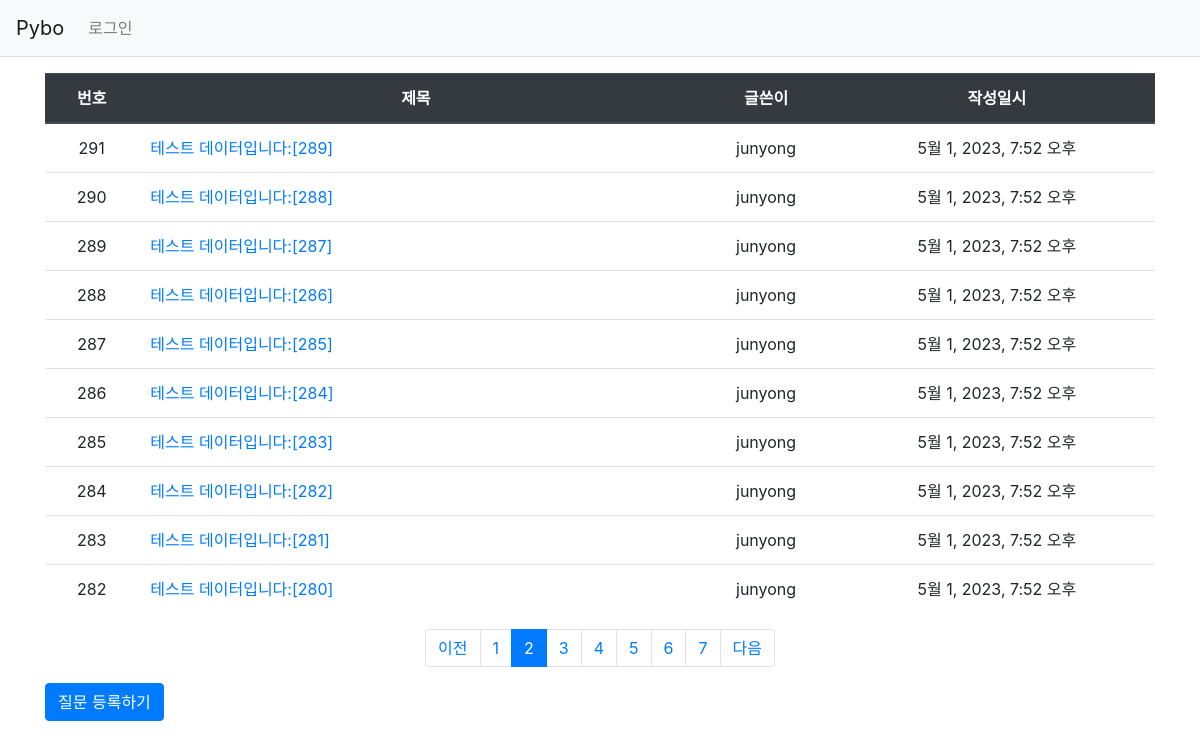
Page /pybo/?page=2 on the committed database.
### pybo/models.py (models this page shows, shortened)
class Question(models.Model):
    author = models.ForeignKey(User, on_delete=models.CASCADE, related_name='author_question')
    subject = models.CharField(max_length=200)
    content = models.TextField()
    create_date = models.DateTimeField()
    modify_date = models.DateTimeField(null=True, blank=True)
    voter = models.ManyToManyField(User, related_name='voter_question')

### pybo/views.py (the view)
# urls.py: path('', views.index, name='index'),  # '/' 에 해당되는 path
def index(request):
    page = request.GET.get('page', '1')  # 페이지
    question_list = Question.objects.order_by('-create_date')
    paginator = Paginator(question_list, 10)  # 페이지당 10개씩 보여주기
    page_obj = paginator.get_page(page)
    context = {'question_list': page_obj}
    return render(request, 'pybo/question_list.html', context)

### pybo/templatetags/pybo_filter.py (called while the page is built)
@register.filter
def sub(value, arg):
    return value - arg

### templates/pybo/question_list.html (shortened to what this page needs)
{% extends 'base.html' %}
{% load pybo_filter %}
{% block content %}
<div class="container my-3">
    <table class="table">
        <thead>
        <tr class="text-center thead-dark">
            <th>번호</th>
            <th style="width:50%">제목</th>
            <th>글쓴이</th>
            <th>작성일시</th>
        </tr>
        </thead>
        <tbody>
        {% if question_list %}
        {% for question in question_list %}
        <tr class="text-center">
            <td>
                {{ question_list.paginator.count|sub:question_list.start_index|sub:forloop.counter0|add:1 }}
            </td>
            <td class="text-left">
                <a href="{% url 'pybo:detail' question.id %}">{{ question.subject }}</a>
            </td>
            <td>{{ question.author.username }}</td>
            <td>{{ question.create_date }}</td>
        </tr>
        {% endfor %}
        {% else %}
        <tr>
            <td colspan="3">질문이 없습니다.</td>
        </tr>
        {% endif %}
        </tbody>
    </table>
    <ul class="pagination justify-content-center">
        {% if question_list.has_previous %}
        <li class="page-item">
            <a class="page-link" href="?page={{ question_list.previous_page_number }}">이전</a>
        </li>
        {% else %}
        <li class="page-item disabled">
            <a class="page-link" tabindex="-1" aria-disabled="true" href="#">이전</a>
        </li>
        {% endif %}
        {% for page_number in question_list.paginator.page_range %}
        {% if page_number >= question_list.number|add:-5 and page_number <= question_list.number|add:5 %}
            {% if page_number == question_list.number %}
            <li class="page-item active" aria-current="page">
                <a class="page-link" href="?page={{ page_number }}">{{ page_number }}</a>
            </li>
            {% else %}
            <li class="page-item">
                <a class="page-link" href="?page={{ page_number }}">{{ page_number }}</a>
            </li>
            {% endif %}
        {% endif %}
        {% endfor %}
        {% if question_list.has_next %}
        <li class="page-item">
            <a class="page-link" href="?page={{ question_list.next_page_number }}">다음</a>
        </li>
        {% else %}
        <li class="page-item disabled">
            <a class="page-link" tabindex="-1" aria-disabled="true" href="#">다음</a>
        </li>
        {% endif %}
    </ul>
    <a href="{% url 'pybo:question_create' %}" class="btn btn-primary">질문 등록하기</a>
</div>
{% endblock %}

### rows in the picture
Question: paginator.count|sub "291", subject "테스트 데이터입니다:[289]", author.username "junyong", create_date "5월 1, 2023, 7:52 오후"
Question: paginator.count|sub "290", subject "테스트 데이터입니다:[288]", author.username "junyong", create_date "5월 1, 2023, 7:52 오후"
Question: paginator.count|sub "289", subject "테스트 데이터입니다:[287]", author.username "junyong", create_date "5월 1, 2023, 7:52 오후"
Question: paginator.count|sub "288", subject "테스트 데이터입니다:[286]", author.username "junyong", create_date "5월 1, 2023, 7:52 오후"
Question: paginator.count|sub "287", subject "테스트 데이터입니다:[285]", author.username "junyong", create_date "5월 1, 2023, 7:52 오후"
Question: paginator.count|sub "286", subject "테스트 데이터입니다:[284]", author.username "junyong", create_date "5월 1, 2023, 7:52 오후"
Question: paginator.count|sub "285", subject "테스트 데이터입니다:[283]", author.username "junyong", create_date "5월 1, 2023, 7:52 오후"
Question: paginator.count|sub "284", subject "테스트 데이터입니다:[282]", author.username "junyong", create_date "5월 1, 2023, 7:52 오후"
Question: paginator.count|sub "283", subject "테스트 데이터입니다:[281]", author.username "junyong", create_date "5월 1, 2023, 7:52 오후"
Question: paginator.count|sub "282", subject "테스트 데이터입니다:[280]", author.username "junyong", create_date "5월 1, 2023, 7:52 오후"

### other values in the picture
{{ page_number }} "1" "3" "4" "5" "6" "7"
{{ page_number }} "2"
